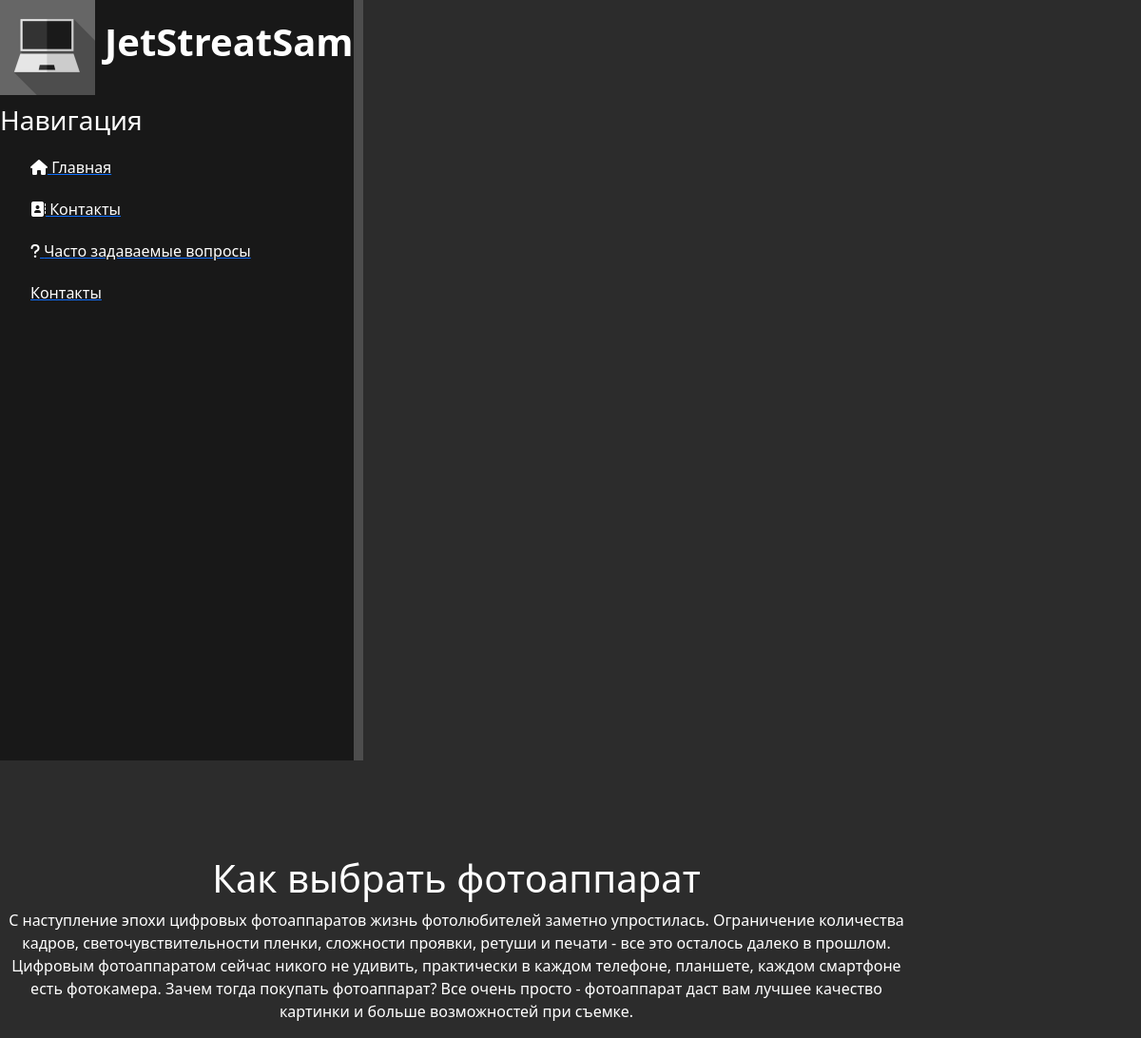
/news/6, run on the app's committed database.
### news/models.py (models this page shows, shortened)
class Artiles(models.Model):
    title = models.CharField('Название', max_length=100)
    anons = models.CharField('Анонс', max_length=1000)
    full_text = models.TextField('Статья')
    date = models.DateTimeField('Дата публикации')
    class Meta:
        verbose_name = 'Вопросы'
        verbose_name_plural = 'Вопросы'

### news/views.py (the view)
# urls.py: path('<int:pk>', views.NewDetailView.as_view(), name='news-detail')
class NewDetailView(DetailView):
    model = Artiles
    template_name = 'news/details_views.html'
    context_object_name = 'artiles'

### news/templates/news/details_views.html (shortened to what this page needs)
{% extends 'main/layout.html' %}
{% block content %}
    <div class="features1">
        <h1>{{ artiles.title }}</h1>
        <p>{{ artiles.full_text }}</p>
    </div>
{% endblock %}

### main/static/main/css/main.css (style rules this page uses)
body { background: #2c2c2c; }
main .features1 { float: left; color: #fff; margin-top: 100px; text-align: center; width: 80%; }

### data on the page
Artiles: title "Как выбрать фотоаппарат", full_text "С наступление эпохи цифровых фотоаппаратов жизнь фотолюбителей заметно упростилась. Ограничение количества кадров, светочувствительности пленки, сложности проявки, ретуши и печати - все это осталось далеко в прошлом. Цифровым фотоаппаратом сейчас никого не удивить, практически в каждом телефоне, планшете, каждом смартфоне есть фотокамера. Зачем тогда покупать фотоаппарат? Все очень просто - фотоаппарат даст вам лучшее качество картинки и больше возможностей при съемке."
